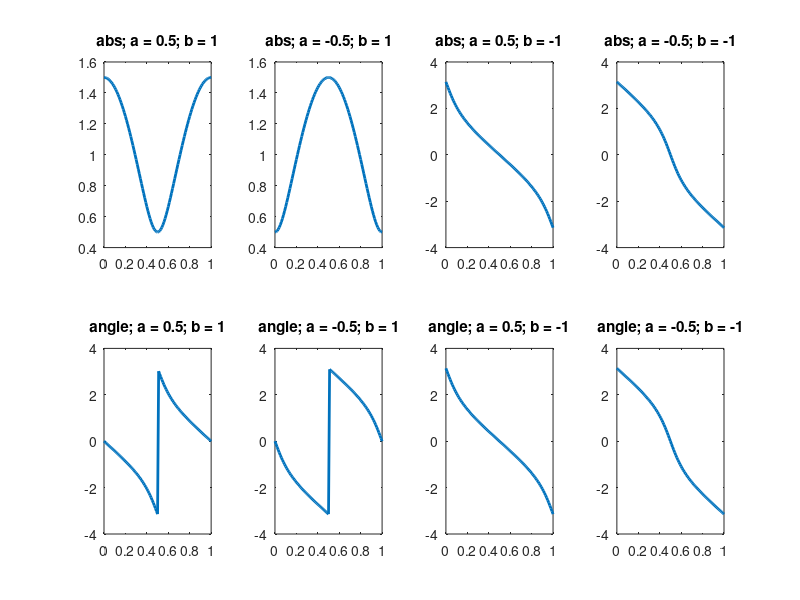

Write MATLAB code to recreate this figure.
fc = 1;
a = 0.5;
b = 1;
f = [0:0.01:fc];
h1 = a + b*exp(-i*f*2*pi);
h2 = -a + b*exp(-i*f*2*pi);
h3 = a + -b*exp(-i*f*2*pi);
h4 = -a + -b*exp(-i*f*2*pi);
subplot(2,4,1)
plot(f, abs(h1), "linewidth", 2);
title('abs; a = 0.5; b = 1')
subplot(2,4,5)
plot(f, angle(h1), "linewidth", 2);
title('angle; a = 0.5; b = 1')
subplot(2,4,2)
plot(f, abs(h2), "linewidth", 2);
title('abs; a = -0.5; b = 1')
subplot(2,4,6)
plot(f, angle(h2), "linewidth", 2);
title('angle; a = -0.5; b = 1')
subplot(2,4,3)
plot(f, angle(h3), "linewidth", 2);
title('abs; a = 0.5; b = -1')
subplot(2,4,7)
plot(f, angle(h3), "linewidth", 2);
title('angle; a = 0.5; b = -1')
subplot(2,4,4)
plot(f, angle(h4), "linewidth", 2);
title('abs; a = -0.5; b = -1')
subplot(2,4,8)
plot(f, angle(h4), "linewidth", 2);
title('angle; a = -0.5; b = -1')
print("filtro_zero.png", "-dpng")
